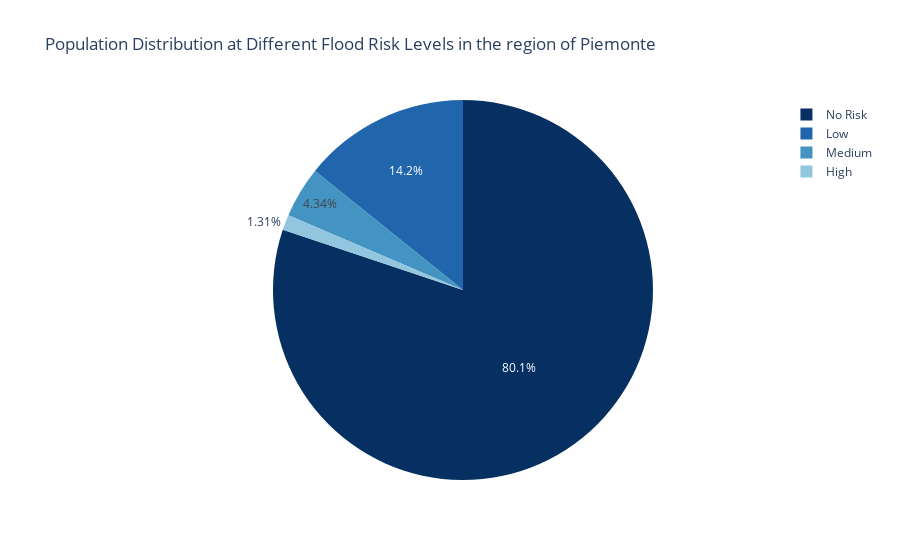

Write notebook code for a chart like this one.
### Code cell
import ipywidgets as widgets
from IPython.display import display, clear_output, FileLink
from functions import (
    create_users_table, signup_user, login_user, create_map, generate_report, fetch_data,add_admin_user,create_population_buildings_risk_plot,fetch_and_insert_data
)

import pandas as pd
# Initialize database and create users table and admin user inserted
create_users_table()
add_admin_user()

# Output widget
output = widgets.Output()

# Login form
login_username = widgets.Text(description="Username:")
login_password = widgets.Password(description="Password:")
login_button = widgets.Button(description="Login")
login_message = widgets.Label()

# Sign-up form
signup_username = widgets.Text(description="Username:")
signup_password = widgets.Password(description="Password:")
signup_button = widgets.Button(description="Sign Up")
signup_message = widgets.Label()

def handle_signup(event):
    result = signup_user(signup_username.value, signup_password.value)
    signup_message.value = result
    if result == "User signed up successfully!":
        role = login_user(signup_username.value, signup_password.value)
        if role:
            clear_output()
            display_dashboard(role)
        else:
            signup_message.value = "Error in automatic login after signup!"

signup_button.on_click(handle_signup)
signup_form = widgets.VBox([signup_username, signup_password, signup_button, signup_message])

def handle_login(event):
    role = login_user(login_username.value, login_password.value)
    if role:
        clear_output()
        display_dashboard(role)
    else:
        login_message.value = "Invalid username or password!"

login_button.on_click(handle_login)

# Sign-up button to navigate to sign-up form
signup_nav_button = widgets.Button(description="Sign Up")

def show_signup_form(event):
    clear_output()
    display(signup_form)

signup_nav_button.on_click(show_signup_form)

login_form = widgets.VBox([login_username, login_password, login_button, login_message, signup_nav_button])

# Logout button
logout_button = widgets.Button(description="Logout")

def handle_logout(event):
    clear_output()
    display(login_form)

logout_button.on_click(handle_logout)

# Function to display the dashboard based on user role
def display_dashboard(role):
    clear_output()
    if role == 'admin':
        display(admin_dashboard)
    else:
        display(user_dashboard)


# Function to run the dashboard (existing dashboard functionality)
def run_dashboard(button=None):
    import requests
    import pandas as pd
    import geopandas as gpd
    import folium
    from branca.colormap import linear
    from ipywidgets import interact, Dropdown, Button, Output
    from IPython.display import FileLink, display

    # Load translation file and create a dictionary for header translation
    translation_df = pd.read_csv('Metadata_PIR_translation.csv')
    header_translation = dict(zip(translation_df['VARIABILE_INDICATORE'], translation_df['DEFINITIONS']))

    # Dropdown widget for selecting administrative level
    level_dropdown = Dropdown(
        options=['province', 'region', 'municipality'],
        value='province',
        description='Level:',
    )

    # Output widget for displaying map
    map_output = Output()
    plot_output = Output()

    # Function to update map and specific selection dropdown based on selected level
    def update_specific_dropdown(level):
        df = fetch_data(level)
        if level == 'province':
            options = df['provincia'].unique()
        elif level == 'region':
            options = df['regione'].unique()
        elif level == 'municipality':
            options = df['comune'].unique()
        
        specific_dropdown.options = options
        # Update the map with the entire level data
        with map_output:
            map_output.clear_output()
            m, map_filename = create_map(level)
            display(m)

    # Dropdown widget for selecting specific region, province, or municipality
    specific_dropdown = Dropdown(
        options=[],
        description='Specific:',
    )

    # Dropdown for selecting file format
    format_dropdown = Dropdown(
        options=['xlsx', 'csv'],
        value='xlsx',
        description='Format:',
    )

    # Button for generating report
    report_button = Button(description='Generate Report')

    # Function to handle report generation
    def handle_report_generation(b):
        filename = generate_report(level_dropdown.value, specific_dropdown.value, format_dropdown.value)
        with report_output:
            report_output.clear_output()
            display(FileLink(filename))

    report_button.on_click(handle_report_generation)

    # Output widget for displaying report generation message
    report_output = Output()

    # Function to update map based on selected level and specific selection
    def update_map(level, specific):
        with map_output:
            map_output.clear_output()
            m, map_filename = create_map(level, specific)
            display(m)
        with plot_output:
            plot_output.clear_output()
            create_population_buildings_risk_plot(level, specific)

    # Update specific dropdown when level changes
    level_dropdown.observe(lambda change: update_specific_dropdown(level_dropdown.value), names='value')

    # Update map when specific selection changes
    specific_dropdown.observe(lambda change: update_map(level_dropdown.value, specific_dropdown.value), names='value')

    # Display widgets and output
    display(level_dropdown, specific_dropdown, format_dropdown, report_button, report_output, map_output, plot_output)

    # Initial update of specific dropdown and map
    update_specific_dropdown(level_dropdown.value)

# Admin and User Dashboards
update_database_button = widgets.Button(description="Update Database")
view_dashboard_button_admin = widgets.Button(description="View Dashboard")

def update_database(button):
    with output:
        output.clear_output()
        try:
            exec(open("fetch_db_final.py").read())
            print("Database updated successfully!")
        except Exception as e:
            print(f"Error updating database: {e}")

update_database_button.on_click(update_database)
view_dashboard_button_admin.on_click(run_dashboard)

admin_dashboard = widgets.VBox([
    widgets.Label("Admin Dashboard: You can update the database here."),
    update_database_button,
    view_dashboard_button_admin,
    logout_button,
    output
])

view_dashboard_button_user = widgets.Button(description="View Dashboard")
view_dashboard_button_user.on_click(run_dashboard)

user_dashboard = widgets.VBox([
    widgets.Label("User Dashboard: You can view the dashboard here."),
    view_dashboard_button_user,
    logout_button
])

# Display initial login form
display(login_form)

### Figure 1 — Plotly figure (JSON) as saved in the notebook; plotly's stock layout.template omitted (floating-point values rounded to 4 significant figures)
{"data": [{"domain": {"x": [0, 1], "y": [0, 1]}, "hovertemplate": "label=%{label}<br>value=%{value}<extra></extra>", "labels": ["No Risk", "Low", "Medium", "High"], "legendgroup": "", "name": "", "showlegend": true, "type": "pie", "values": [3942453, 699621, 213655, 64503]}], "layout": {"legend": {"tracegroupgap": 0}, "piecolorway": ["rgb(5,48,97)", "rgb(33,102,172)", "rgb(67,147,195)", "rgb(146,197,222)", "rgb(209,229,240)", "rgb(247,247,247)", "rgb(253,219,199)", "rgb(244,165,130)", "rgb(214,96,77)", "rgb(178,24,43)", "rgb(103,0,31)"], "title": {"text": "Population Distribution at Different Flood Risk Levels in the region of Piemonte"}}}
